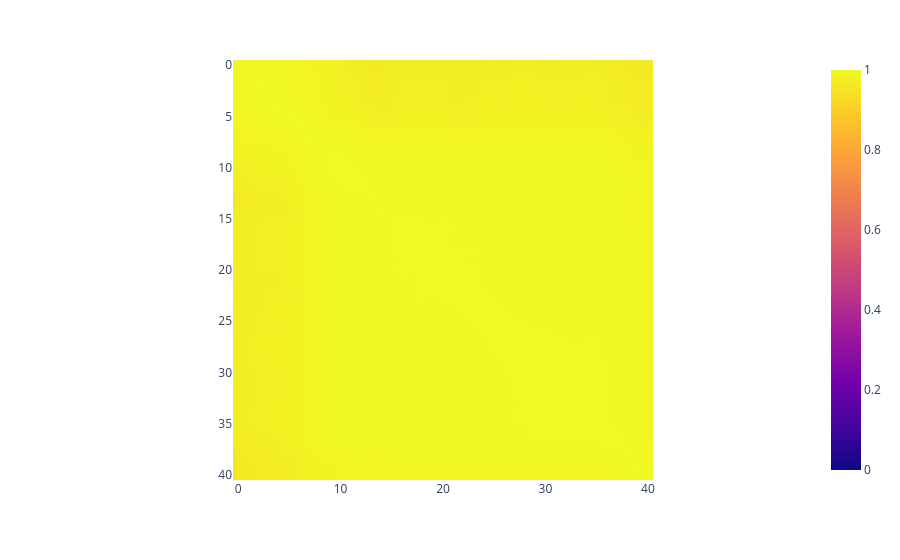

Notebook cell for this chart:
### Code cell
layer_ffts = []
for layer_idx in range(len(all_representations)):
    representations = all_representations[layer_idx].cpu()
    repr_pca, explained_var = pca(representations.float(), low_dim=100)
    repr_fft = fourier(repr_pca).abs().T.sum(dim=0)
    layer_ffts.append(repr_fft)

layer_ffts = torch.stack(layer_ffts)
fft_correlations = torch.corrcoef(layer_ffts)

plotly.express.imshow(
    # correlations (similarity) between layers' Fourier spectra
    fft_correlations,
    zmin=0,
    zmax=1,
)

### Figure 1 — Plotly figure (JSON) as saved in the notebook; plotly's stock layout.template omitted (floating-point values rounded to 4 significant figures; data arrays with more than 128 entries replaced by an {"elided": "..."} marker saying what was removed)
{"data": [{"coloraxis": "coloraxis", "hovertemplate": "x: %{x}<br>y: %{y}<br>color: %{z}<extra></extra>", "name": "0", "type": "heatmap", "xaxis": "x", "yaxis": "y", "z": {"elided": "41x41 float values"}}], "layout": {"coloraxis": {"cmax": 1, "cmin": 0, "colorscale": [[0.0, "#0d0887"], [0.1111, "#46039f"], [0.2222, "#7201a8"], [0.3333, "#9c179e"], [0.4444, "#bd3786"], [0.5556, "#d8576b"], [0.6667, "#ed7953"], [0.7778, "#fb9f3a"], [0.8889, "#fdca26"], [1.0, "#f0f921"]]}, "margin": {"t": 60}, "xaxis": {"anchor": "y", "constrain": "domain", "domain": [0.0, 1.0], "scaleanchor": "y"}, "yaxis": {"anchor": "x", "autorange": "reversed", "constrain": "domain", "domain": [0.0, 1.0]}}}
